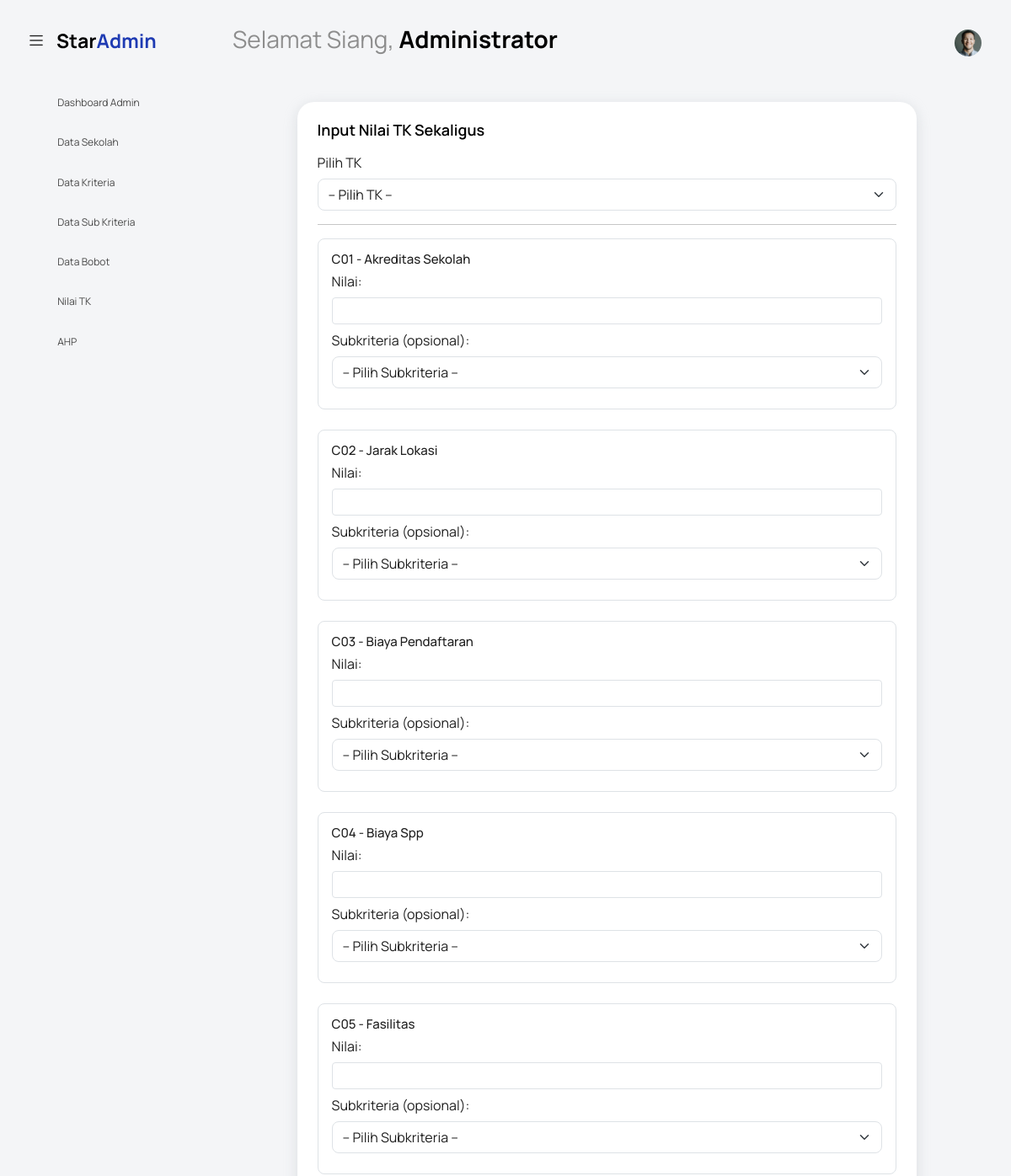
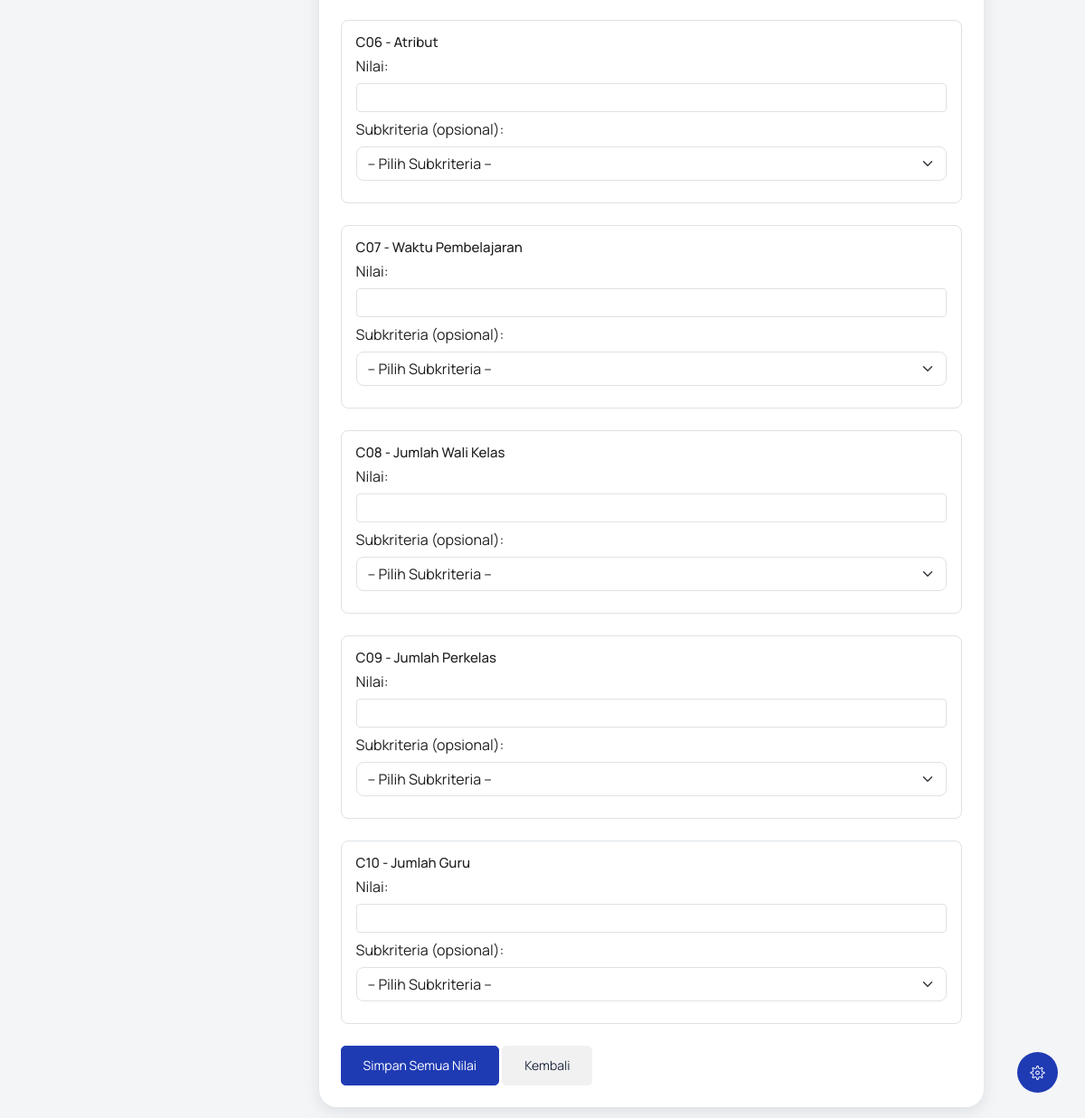
The page /index.php?controller=NilaiTk&action=edit&id=11 (signed in) on the database its author committed (2 pictures, top to bottom).
### tables this page shows
CREATE TABLE `kriteria` (
  `id` int NOT NULL,
  `kode` varchar(10) NOT NULL,
  `nama` varchar(100) NOT NULL,
  `deskripsi` text,
  `jenis` enum('benefit','cost') NOT NULL,
  `created_at` timestamp NULL DEFAULT CURRENT_TIMESTAMP,
  `updated_at` timestamp NULL DEFAULT CURRENT_TIMESTAMP ON UPDATE CURRENT_TIMESTAMP
);

### controllers/NilaiTKController.php (called while the page is built, shortened)
<?php
class NilaiTkController
{
    private $model;
    public function __construct()
    {
        require_once BASE_PATH . '/koneksi.php';
        require_once MODEL_PATH . 'NilaiTkModel.php';
        global $koneksi;
        $this->model = new NilaiTkModel($koneksi);
    }
    public function edit()
    {
        $kriteria = $this->model->getKriteriaOptions();
        include VIEW_PATH . 'nilai_tk/form.php';
    }
}

### models/NilaiTKModel.php (called while the page is built, shortened)
<?php
class NilaiTkModel
{
    private $db;
    public function __construct($koneksi)
    {
        $this->db = $koneksi;
    }
    public function getKriteriaOptions()
    {
        $result = $this->db->query("SELECT id, nama, kode FROM kriteria ORDER BY kode ASC");
        return $result->fetch_all(MYSQLI_ASSOC);
    }
}

### views/nilai_tk/form.php (the view, shortened to what this page needs)
<?php include('template/header.php'); ?>
<body class="with-welcome-text">
  <div class="container-scroller">
    <?php include 'template/navbar.php'; ?>
    <div class="container-fluid page-body-wrapper">
      <?php include 'template/setting_panel.php'; ?>
      <?php include 'template/sidebar.php'; ?>
      <div class="main-panel">
        <div class="content-wrapper">
          <div class="row">
            <div class="col-md-10 offset-md-1">
              <div class="card">
                <div class="card-body">
                  <h4 class="card-title">Input Nilai TK Sekaligus</h4>
                  <form action="index.php?controller=NilaiTk&action=simpan" method="POST">
                    <div class="mb-3">
                      <label for="sekolah_id" class="form-label">Pilih TK</label>
                      <select class="form-select" name="sekolah_id" id="sekolah_id" required>
                        <option value="">-- Pilih TK --</option>
                      </select>
                    </div>
                    <hr>
                    <?php foreach ($kriteria as $k): ?>
                      <div class="mb-4 border p-3 rounded">
                        <h6><?= htmlspecialchars($k['kode']) ?> - <?= htmlspecialchars($k['nama']) ?></h6>
                        <div class="mb-2">
                          <label for="nilai_<?= $k['id'] ?>" class="form-label">Nilai:</label>
                          <input type="number" step="0.01" name="nilai[]" class="form-control nilai-input" required>
                        </div>
                        <div class="mb-2">
                          <label for="subkriteria_id_<?= $k['id'] ?>" class="form-label">Subkriteria (opsional):</label>
                          <select class="form-select subkriteria-select" name="subkriteria_id[]" onchange="isiNilaiOtomatis(this)">
                            <option value="" data-nilai="">-- Pilih Subkriteria --</option>
                          </select>
                        </div>
                      </div>
                    <?php endforeach; ?>
                    <button type="submit" class="btn btn-primary">Simpan Semua Nilai</button>
                    <a href="index.php?controller=NilaiTk&action=index" class="btn btn-secondary">Kembali</a>
                  </form>
                </div>
              </div>
            </div>
          </div>
        </div>
      </div>
    </div>
  </div>
</body>
</html>

### rows shown on the page
kriteria: kode "C01", nama "Akreditas Sekolah"
kriteria: kode "C02", nama "Jarak Lokasi"
kriteria: kode "C03", nama "Biaya Pendaftaran"
kriteria: kode "C04", nama "Biaya Spp"
kriteria: kode "C05", nama "Fasilitas"
kriteria: kode "C06", nama "Atribut"
kriteria: kode "C07", nama "Waktu Pembelajaran"
kriteria: kode "C08", nama "Jumlah Wali Kelas"
kriteria: kode "C09", nama "Jumlah Perkelas"
kriteria: kode "C10", nama "Jumlah Guru"

### other values the page prints
$sapaan "Selamat Siang"
$nama "Administrator"
